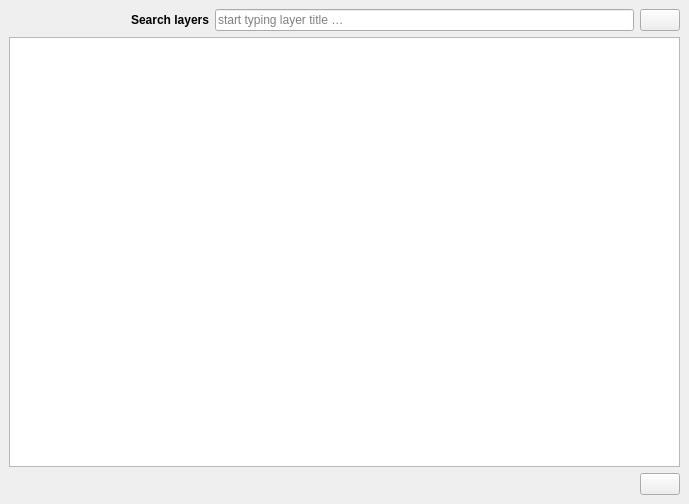
<?xml version="1.0" encoding="UTF-8"?>
<ui version="4.0">
 <class>NafiDockWidgetBase</class>
 <widget class="QDockWidget" name="NafiDockWidgetBase">
  <property name="geometry">
   <rect>
    <x>0</x>
    <y>0</y>
    <width>689</width>
    <height>504</height>
   </rect>
  </property>
  <property name="font">
   <font>
    <weight>75</weight>
    <bold>true</bold>
   </font>
  </property>
  <property name="windowIcon">
   <iconset resource="../resources.qrc">
    <normaloff>:/plugins/nafi/images/icon.png</normaloff>:/plugins/nafi/images/icon.png</iconset>
  </property>
  <property name="toolTip">
   <string>NAFI Fire Maps</string>
  </property>
  <property name="windowTitle">
   <string>NAFI Fire Maps</string>
  </property>
  <widget class="QWidget" name="dockWidgetContents">
   <layout class="QGridLayout" name="gridLayout">
    <item row="0" column="1" colspan="2">
     <widget class="QLineEdit" name="lineEdit">
      <property name="font">
       <font>
        <weight>50</weight>
        <bold>false</bold>
       </font>
      </property>
      <property name="placeholderText">
       <string>start typing layer title …</string>
      </property>
     </widget>
    </item>
    <item row="0" column="0">
     <widget class="QLabel" name="searchLabel">
      <property name="sizePolicy">
       <sizepolicy hsizetype="Fixed" vsizetype="Fixed">
        <horstretch>0</horstretch>
        <verstretch>0</verstretch>
       </sizepolicy>
      </property>
      <property name="minimumSize">
       <size>
        <width>100</width>
        <height>0</height>
       </size>
      </property>
      <property name="maximumSize">
       <size>
        <width>200</width>
        <height>16777215</height>
       </size>
      </property>
      <property name="font">
       <font>
        <weight>75</weight>
        <bold>true</bold>
       </font>
      </property>
      <property name="text">
       <string>&lt;html&gt;&lt;head/&gt;&lt;body&gt;&lt;p&gt;Search layers&lt;/p&gt;&lt;/body&gt;&lt;/html&gt;</string>
      </property>
      <property name="alignment">
       <set>Qt::AlignRight|Qt::AlignTrailing|Qt::AlignVCenter</set>
      </property>
     </widget>
    </item>
    <item row="1" column="0" colspan="4">
     <widget class="QTreeView" name="treeView"/>
    </item>
    <item row="0" column="3">
     <widget class="QPushButton" name="clearSearchButton">
      <property name="sizePolicy">
       <sizepolicy hsizetype="Fixed" vsizetype="Fixed">
        <horstretch>0</horstretch>
        <verstretch>0</verstretch>
       </sizepolicy>
      </property>
      <property name="toolTip">
       <string>Clear Search</string>
      </property>
      <property name="text">
       <string/>
      </property>
      <property name="icon">
       <iconset resource="../resources.qrc">
        <normaloff>:/plugins/nafi/images/backspace.png</normaloff>:/plugins/nafi/images/backspace.png</iconset>
      </property>
     </widget>
    </item>
    <item row="2" column="3">
     <widget class="QPushButton" name="aboutButton">
      <property name="sizePolicy">
       <sizepolicy hsizetype="Fixed" vsizetype="Fixed">
        <horstretch>0</horstretch>
        <verstretch>0</verstretch>
       </sizepolicy>
      </property>
      <property name="toolTip">
       <string>About NAFI …</string>
      </property>
      <property name="text">
       <string/>
      </property>
      <property name="icon">
       <iconset resource="../resources.qrc">
        <normaloff>:/plugins/nafi/images/info.png</normaloff>:/plugins/nafi/images/info.png</iconset>
      </property>
     </widget>
    </item>
   </layout>
  </widget>
 </widget>
 <resources/>
 <connections/>
</ui>
